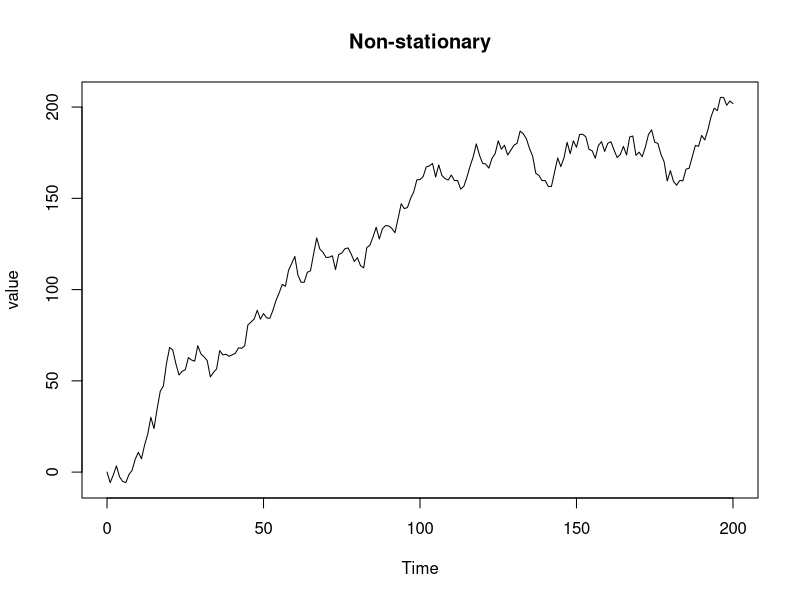
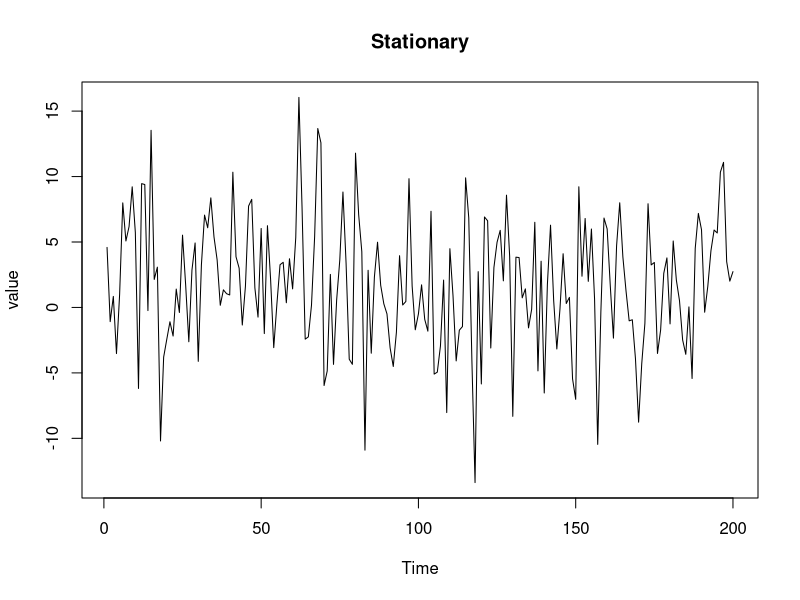

These charts were generated, in order, by the following R code:
# Stationary vs not stationary figures
# Author: Mary Lofton
# Date: 01JUL25

# Simulate a random walk with drift
set.seed(456)
RW_drift <- arima.sim(model = list(order = c(0, 1, 0)), n = 200, mean = 1, sd = 5)
plot(RW_drift, main = "Non-stationary", ylab = "value")

# Generate 100 observations of Gaussian white noise with mean 0 and standard deviation 1
white_noise <- rnorm(200) 

# You can specify mean and standard deviation:
white_noise_custom <- rnorm(200, mean = 1, sd = 5)

# Plot the white noise series
plot.ts(white_noise_custom, main = "Stationary", ylab = "value")
